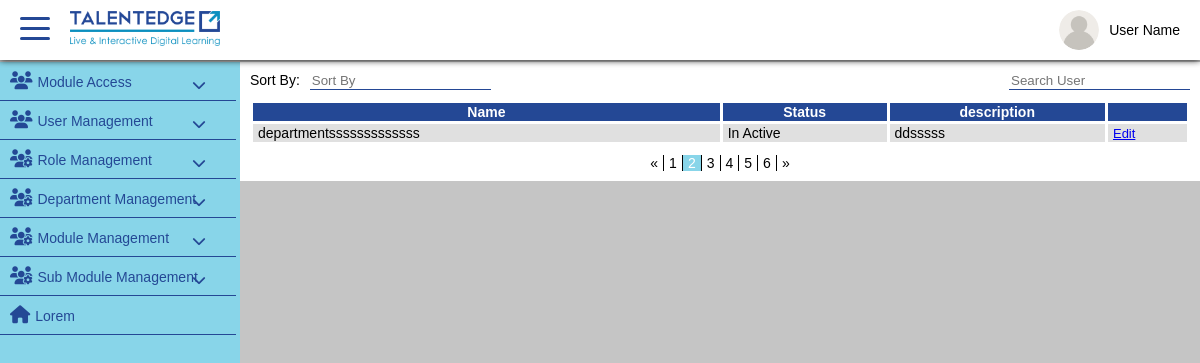
Screenshot of /index.php/department/departmentList with the database file from the repository.
### tables this page shows
CREATE TABLE `department` (
  `id` int(10) NOT NULL,
  `name` varchar(50) NOT NULL,
  `description` varchar(50) NOT NULL,
  `status` tinyint(1) NOT NULL,
  `deleted` tinyint(1) NOT NULL,
  `date_entered` datetime NOT NULL DEFAULT CURRENT_TIMESTAMP,
  `date_modified` datetime NOT NULL,
  `modified_user_id` int(10) NOT NULL,
  `created_by` int(10) NOT NULL
);

### application/controllers/Department.php (called while the page is built, shortened)
<?php
class Department extends CI_Controller{
	function __construct()
	{
	$this->load->model('Departmentmgt');
	}
	function departmentList(){
		$data['departmentList'] = $this->Departmentmgt->getDepartments();
		$this->load->view("departmentListIndex.php",$data);
	}
}
?>

### index.php (called while the page is built, shortened)
<?php
require_once BASEPATH.'core/CodeIgniter.php';

### application/models/Departmentmgt.php (called while the page is built, shortened)
<?php
class Departmentmgt  extends CI_Model{
		public function getDepartments(){
			$this->db->where('deleted',0);
			$query=$this->db->get('department');
			return $query->result();
		}
}
?>

### application/views/departmentListIndex.php (the view, shortened to what this page needs)
<!DOCTYPE html>
<html>
	<head>
		<link rel="stylesheet" type="text/css" href="<?php  echo _ROOT; ?>assets/css/user-upload-style.css"/>
		<link rel="stylesheet" type="text/css" href="<?php  echo _ROOT; ?>assets/css/user-list-view.css"/>
		<link rel="stylesheet" type="text/css" href="<?php  echo _ROOT; ?>assets/css/custom-basic-styles.css"/>
		<link rel="stylesheet" type="text/css" href="<?php  echo _ROOT; ?>assets/css/sideNav.css"/>
		<link rel="stylesheet" type="text/css" href="<?php  echo _ROOT; ?>assets/css/header.css"/>
    </head>
	<body>
		<?php require_once("header/header.php"); ?>
		<main class="d-flex">
		 	<?php require_once("sideNav/sideNav.php"); ?>
			<div class="te-container">
				<div class="users-view">
					<div class="d-flex table-header">
						<div class="sort-bar d-flex">
							<p>Sort By: </p>
							<input type="text" name="userSearch" class="" placeholder="Sort By" />
						</div>
						<div class="search-bar">
							<input type="text" name="userSearch" class="" placeholder="Search User" />
						</div>
					</div>
					<table id="example" class="display" style="width:100%" cellspacing="3px">
				        <thead>
				            <tr>
				                <th>Name</th>
				                <th>Status</th>
				                <th>description</th>
				                <th></th>
				            </tr>
				        </thead>
				        <?php foreach($departmentList as $row){ ?>
		        	<tr>
		                <td><?php echo $row->name ?></td>
						<?php if($row->status == 1){ ?>
		                <td>Active</td>
						<?php }else{ ?>
							<td>In Active</td>
						<?php } ?>
		                <td><?php echo $row->description ?></td>
		                <td><a id="editData" href="<?php echo _ROOT; ?>Department/updateDepartmentForm/<?php echo $row->id; ?>"><span class='cta-edit-user'>Edit</a></td>
		            </tr>
				<?php }?>
				</table>
				    <div class="table-footer">
						<div class="pagination">
						    <a href="#">&laquo;</a>
						    <a href="#">1</a>
						    <a href="#" class="active">2</a>
						    <a href="#">3</a>
						    <a href="#">4</a>
						    <a href="#">5</a>
						    <a href="#">6</a>
						    <a href="#">&raquo;</a>
						</div>
					</div>
				</div>
			</div>
		</main>
	</body>
</html>

### assets/css/user-list-view.css (style rules this page uses)
body { background: #c5c5c5; }
.table-header.d-flex { justify-content: space-between; }
.table-header .sort-bar p { margin: 0 10px 0 0; }
.table-header .sort-bar input { border: none; border-bottom: 1px solid #244895; }
.users-view { padding: 10px; background: #fff; }
.cta-edit-user { font-size: 13px; }
.table-header { justify-content: flex-start; margin-bottom: 10px; }
.table-header .search-bar input { border : none; border-bottom: 1px solid #244895; }
thead { background: #244895; color: #fff; }
#example tbody tr:nth-child(odd) { cursor: pointer; }
tbody td { padding-left: 5px; }
tbody tr:nth-child(4n+1) { background: #e0e0e0; }
.pagination { margin-top: 10px; display: flex; justify-content: center; align-items: center; }
.pagination a { text-decoration: none; color: #000; border-right: 1px solid #000; padding: 0px 5px; }
.pagination a:last-child { border-right: none; }
.pagination a.active { background-color: #88D5E9; color: #fff; }

### assets/css/custom-basic-styles.css (style rules this page uses)
body { margin: 0; font-family: sans-serif; font-size: 14px; }
.d-flex { display: flex; flex-wrap: wrap; justify-content: center; align-items: flex-start; }
.te-container { position: relative; margin: 0; width: 80% !important; left: 10% !important; top: 62px; overflow-y: auto; transition: all 0.4s linear; }

### rows the page displays
department: name "departmentsssssssssssss", status "In Active", description "ddsssss"
